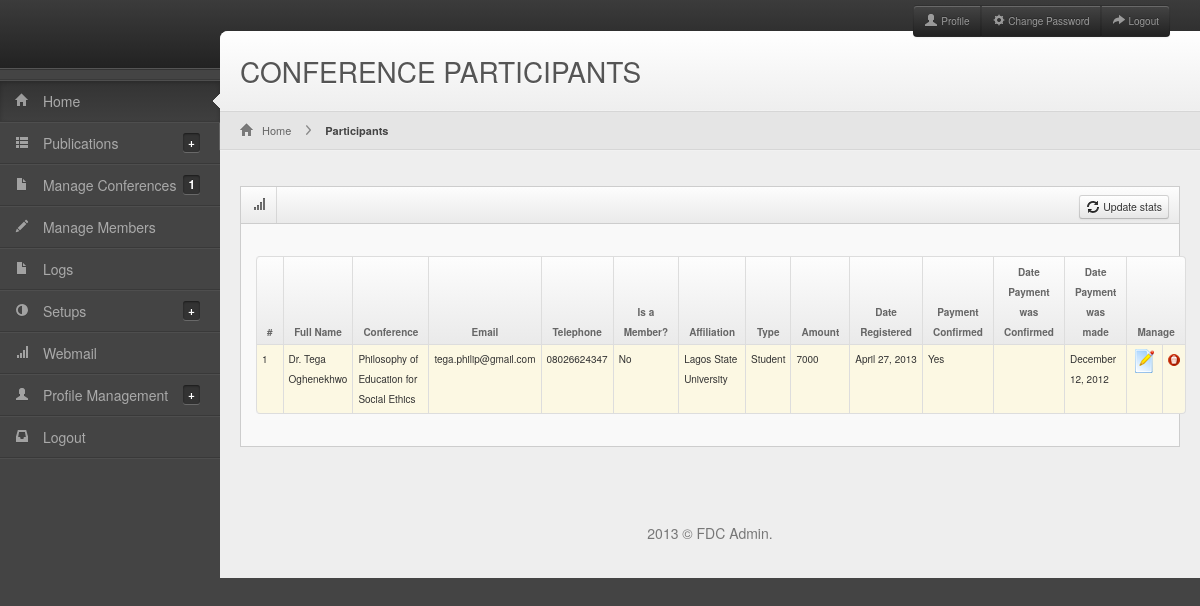
/admin/participants.php (signed in), run on the app's committed database.
### tables this page shows
CREATE TABLE IF NOT EXISTS `conference_attendance` (
  `attendee_id` int(4) NOT NULL AUTO_INCREMENT,
  `conference_id` int(4) DEFAULT NULL,
  `full_name` varchar(200) DEFAULT NULL,
  `email` varchar(100) DEFAULT NULL,
  `telephone` varchar(20) NOT NULL,
  `is_member` int(1) DEFAULT NULL,
  `affiliation_id` int(3) NOT NULL,
  `conference_registration_type_id` int(3) NOT NULL,
  `amount_paid` decimal(10,0) DEFAULT NULL,
  `payment_confirmed` int(1) NOT NULL,
  `date_registered` varchar(200) DEFAULT NULL,
  `date_payment_was_confirmed` varchar(200) DEFAULT NULL,
  `date_payment_was_made` varchar(200) DEFAULT NULL,
  PRIMARY KEY (`attendee_id`)
);

CREATE TABLE IF NOT EXISTS `conferences` (
  `conference_id` int(4) NOT NULL AUTO_INCREMENT,
  `conference_code` char(15) DEFAULT NULL,
  `conference_title` varchar(200) DEFAULT NULL,
  `start_date` varchar(20) DEFAULT NULL COMMENT 'day, month and year',
  `end_date` varchar(20) DEFAULT NULL COMMENT 'day, month and year',
  `time` varchar(20) NOT NULL,
  `logo` varchar(100) NOT NULL,
  `conference_chairman` varchar(100) NOT NULL,
  `chairman_position` varchar(100) NOT NULL,
  `venue` text,
  `amount_charged` decimal(10,0) DEFAULT NULL,
  `date_added` varchar(20) DEFAULT NULL,
  `date_updated` varchar(20) DEFAULT NULL,
  `added_by` int(3) NOT NULL,
  `current` int(1) NOT NULL,
  PRIMARY KEY (`conference_id`),
  UNIQUE KEY `conference_code` (`conference_code`)
);

CREATE TABLE IF NOT EXISTS `affiliations` (
  `affiliation_id` int(4) NOT NULL AUTO_INCREMENT,
  `affiliation_code` char(15) NOT NULL,
  `affiliation_name` varchar(200) DEFAULT NULL,
  `contact_address` text,
  `url` varchar(200) DEFAULT NULL,
  `state_id` int(2) DEFAULT NULL,
  `date_added` varchar(20) DEFAULT NULL,
  `date_updated` varchar(20) DEFAULT NULL,
  PRIMARY KEY (`affiliation_id`),
  UNIQUE KEY `affilition_code` (`affiliation_code`),
  UNIQUE KEY `affiliation_name` (`affiliation_name`)
);

CREATE TABLE IF NOT EXISTS `conference_registration_types` (
  `conference_registration_type_id` int(3) NOT NULL AUTO_INCREMENT,
  `conference_registration_type_code` char(15) NOT NULL,
  `conference_registration_type_name` varchar(200) NOT NULL,
  PRIMARY KEY (`conference_registration_type_id`),
  UNIQUE KEY `conference_registration_type_code` (`conference_registration_type_code`)
);

### classes/Database.php (called while the page is built, shortened)
<?php
class Database
{
    function  __construct()
    {
        $hostname_login = "localhost";
        $database_login = "thinkitr_fdcdb";
        $username_login = "root";
        $password_login = "";
        $this->conn = mysql_connect($hostname_login, $username_login, $password_login)
                or die(mysql_error());
    }
    public function fetchRow($query)
    {
        $res=  mysql_query($query) or die(mysql_error());
        $rs=mysql_fetch_assoc($res);
        return $rs;
    }
    public function fetchRows($query)
    {
        $rs = array();
        $res=  mysql_query($query) or die(mysql_error());
        while($row = mysql_fetch_assoc($res))
            array_push($rs,$row);
        return $rs;
    }
    public function getWhere($table,$condition=null,$order_by=null){
        $query = "SELECT * FROM $table ";
        if(count($condition)>0){
            $query.=" WHERE ";
        }
        $i=0;
        foreach ($condition as $key => $value){
            $query.=" $key = '$value' ";
        }
        if(count($order_by)>0){
            $query.=" ORDER BY ";
        }
        $i=0;
        foreach ($order_by as $key => $value){
            $query.=" $key $value ";
            $i++;
            if(count($order_by)>$i){
                $query.=",";
            }
        }
        return $this->fetchRows($query);
    }
}
?>

### classes/Utilities.php (called while the page is built, shortened)
<?php
require_once 'Database.php';
class Utilities
{
    private $db;
    public function __construct()
    {
        $this->db = new Database();
    }
    public function getDetails($table,$field,$value){
        $query = "SELECT * FROM $table WHERE $field = '$value'";
        return $this->db->fetchRow($query);
    }
    function getFriendlyDate($timeStamp){
        return date("F j,  Y",$timeStamp);
    }
}
?>

### classes/Affiliation.php (called while the page is built, shortened)
<?php
require_once 'Database.php';
require_once 'Utilities.php';
class Affiliation
{
    private $util;
    public function __construct()
    {
        $this->util = new Utilities();
    }
    public function getAffiliationDetailsByID($aff_id){
        return $this->util->getDetails(AFFILIATIONS, AFFILIATION_ID, $aff_id);
    }
}
?>

### classes/Conference.php (called while the page is built, shortened)
<?php
require_once 'Database.php';
require_once 'Utilities.php';
class Conference
{
    private $db;
    public function __construct()
    {
        $this->db = new Database();
    }
   public function getConferenceRegistrationTypeName($type_id){
       $details = $this->db->getWhere(CONFERENCE_REGISTRATION_TYPES, array(CONFERENCE_REGISTRATION_TYPE_ID=>$type_id));
       return $details[0][CONFERENCE_REGISTRATION_TYPE_NAME];
   }
}
?>

### admin/participants.php (the view, shortened to what this page needs)
<?php
require_once '../classes/Database.php';
require_once '../classes/Conference.php';
require_once '../classes/Utilities.php';
require_once '../classes/Affiliation.php';
$db = new Database();
$conference = new Conference();
$util = new Utilities();
$aff = new Affiliation();
$participants = $db->getWhere(CONFERENCE_ATTENDANCE,null,array(CONFERENCE_ID=>"ASC",FULL_NAME=>"ASC"));
?>
<!DOCTYPE html>
<html lang="en">
<head>
		<link rel="stylesheet" href="css/bootstrap.min.css" />
		<link rel="stylesheet" href="css/bootstrap-responsive.min.css" />
		<link rel="stylesheet" href="css/fullcalendar.css" />
		<link rel="stylesheet" href="css/unicorn.main.css" />
		<link rel="stylesheet" href="css/unicorn.grey.css" class="skin-color" />
	</head>
	<body>
		<?php require_once 'included_file.php';?>
		<div id="content">
	  <div id="content-header">
				<h1>CONFERENCE PARTICIPANTS</h1>
			</div>
			<div id="breadcrumb">
				<a href="#" title="Go to Home" class="tip-bottom"><i class="icon-home"></i> Home</a>
				<a href="#" class="current">Participants</a>
			</div>
			<div class="container-fluid">
			  <div class="row-fluid">
			  <div class="span12">
			    <div class="widget-box">
	    <div class="widget-title"><span class="icon"><i class="icon-signal"></i></span>
	      <h5>&nbsp;</h5><div class="buttons"><a href="#" class="btn btn-mini"><i class="icon-refresh"></i> Update stats</a></div></div>
							<div class="widget-content">
                                	 <div class="row-fluid">
              <div class="span12">
                <div class="widget">
                  <div class="widget-body">
                    <div id="dt_example" class="example_alt_pagination">
                        <table style="font-size: 10px;" class="table table-condensed table-striped table-hover table-bordered pull-left" id="data-table">
                        <thead>
                          <tr>
                            <th>#</th>
                            <th>Full Name</th>
                            <th>Conference</th>
                            <th>Email</th>
                            <th>Telephone</th>
                            <th>Is a Member?</th>
                            <th>Affiliation</th>
                            <th>Type</th>
                            <th>Amount</th>
                            <th>Date Registered</th>
                            <th>Payment Confirmed</th>
                            <th>Date Payment was Confirmed</th>
                            <th>Date Payment was made</th>
                            <th colspan="2">Manage</th>
                          </tr>
                        </thead>
                        <tbody>
                            <?php
                                $i=0;
                                foreach($participants as $con){
                             ?>
                            <tr class="<?php echo $i%2==0?"gradeX warning":"gradeC"; ?>">
                                <td><?php echo $i+1; ?></td>
                                <td><?php echo $con[FULL_NAME]; ?></td>
                                <td><?php $thisCon = $util->getDetails(CONFERENCES, CONFERENCE_ID, $con[CONFERENCE_ID]);
                                echo $thisCon[CONFERENCE_TITLE]; ?></td>
                                <td><?php echo $con[EMAIL]; ?></td>
                                <td><?php echo $con[TELEPHONE];?></td>
                                <td><?php echo $con[IS_MEMBER]=="0"?"No":"Yes";?></td>
                                <td><?php $affi =  $aff->getAffiliationDetailsByID($con[AFFILIATION_ID]);
                                echo $affi[AFFILIATION_NAME];?></td>
                                <td><?php echo $conference->getConferenceRegistrationTypeName($con[CONFERENCE_REGISTRATION_TYPE_ID]);?></td>
                                <td><?php echo $con[AMOUNT_PAID];?></td>
                                <td><?php echo $util->getFriendlyDate($con[DATE_REGISTERED]); ?></td>
                                <td><?php echo $con[PAYMENT_CONFIRMED]=="1"?"Yes":"No";?></td>
                                <td><?php if(!empty($con[DATE_PAYMENT_WAS_CONFIRMED])) echo $util->getFriendlyDate($con[DATE_PAYMENT_WAS_CONFIRMED]); ?></td>
                                <td><?php if(!empty($con[DATE_PAYMENT_WAS_MADE])) echo $util->getFriendlyDate($con[DATE_PAYMENT_WAS_MADE]); ?></td>
                                <td class="hidden-phone">
                                    <a href="editparticipant.php?id=<?php echo base64_encode($con[ATTENDEE_ID]); ?>" title="Update Details">
                                            <img src="../images/edit.png"/>
                                        </a>
                                </td>
                                <td class="hidden-phone">
                                    <a title="Delete" href="toggleconference.php?action=deleteparticipant&id=<?php echo base64_encode($con[ATTENDEE_ID]); ?>" onclick="return validateDeletion();" >
                                            <img src="../images/delete.png"/>
                                        </a>
                                </td>
                          </tr>
                            <?php
                                $i++;
                                }
                            ?>
                        </tbody>
                      </table>
                    </div>
                  </div>
                </div>
              </div>
            </div>
							</div>
						</div>
					</div>
				</div>
				<div class="row-fluid">
					<div class="span6"></div>
					<div class="span6"></div>
				</div>
				<div class="row-fluid">
					<div class="span12"></div>
				</div>
				<?php require_once 'footer.php'; ?>
			</div>
		</div>
	</body>
</html>

### admin/css/unicorn.main.css (style rules this page uses)
* { outline:none !important; -moz-outline: none !important; }
body { overflow-x: hidden; margin-top: -9px; }
#content { background: none repeat scroll 0 0 #eeeeee; margin-left: 220px; margin-right: 0; padding-bottom: 25px; position: relative; min-height: 500px; width: auto; border-top-left-radius: 8px; }
#content-header { background-image: -webkit-gradient(linear, 0 0%, 0 100%, from(#FFFFFF), to(#EEEEEE)); background-image: -webkit-linear-gradient(top, #FFFFFF 0%, #EEEEEE 100%); background-image: -moz-linear-gradient(top, #FFFFFF 0%, #EEEEEE 100%); background-image: -ms-linear-gradient(top, #FFFFFF 0%, #EEEEEE 100%); background-image: -o-linear-gradient(top, #FFFFFF 0%, #EEEEEE 100%); background-image: linear-gradient(top, #FFFFFF 0%, #EEEEEE 100%); border-top-left-radius: 8px; height: 80px; position: abslute; width: 100%; margin-top: -38px; z-index: 20; }
#content-header h1 { color: #555555; font-size: 28px; font-weight: normal; float: left; text-shadow: 0 1px 0 #ffffff; margin-left: 20px; position: absolute; }
#content-header h1, #content-header .btn-group { margin-top: 20px; }
.container-fluid .row-fluid:first-child { margin-top: 20px; }
#breadcrumb { background-color: #e5e5e5; box-shadow: 0 0 1px #ffffff; border-top: 1px solid #d6d6d6; border-bottom: 1px solid #d6d6d6; padding-left: 10px; }
#breadcrumb a { padding: 8px 20px 8px 10px; display: inline-block; background-image: url('../img/breadcrumb.png'); background-position: center right; background-repeat: no-repeat; font-size: 11px; color: #666666; }
#breadcrumb a:last-child { background-image:none; }
#breadcrumb a.current { font-weight: bold; color: #444444; }
#breadcrumb a i { margin-right: 5px; opacity: .6; }
.widget-box { background: none repeat scroll 0 0 #F9F9F9; border-top: 1px solid #CDCDCD; border-left: 1px solid #CDCDCD; border-right: 1px solid #CDCDCD; clear: both; margin-top: 16px; margin-bottom: 16px; position: relative; }
.widget-title, .modal-header, .table th, div.dataTables_wrapper .ui-widget-header { background-color: #efefef; background-image: -webkit-gradient(linear, 0 0%, 0 100%, from(#fdfdfd), to(#eaeaea)); background-image: -webkit-linear-gradient(top, #fdfdfd 0%, #eaeaea 100%); background-image: -moz-linear-gradient(top, #fdfdfd 0%, #eaeaea 100%); background-image: -ms-linear-gradient(top, #fdfdfd 0%, #eaeaea 100%); background-image: -o-linear-gradient(top, #fdfdfd 0%, #eaeaea 100%); background-image: -linear-gradient(top, #fdfdfd 0%, #eaeaea 100%); filter: progid:DXImageTransform.Microsoft.gradient( startColorstr='#fdfdfd', endColorstr='#eaeaea',GradientType=0 ); border-bottom: 1px solid #CDCDCD; height: 36px; }
.widget-title span.icon { border-right: 1px solid #cdcdcd; padding: 9px 10px 7px 11px; float: left; opacity: .7; }
.widget-title h5 { color: #666666; text-shadow: 0 1px 0 #ffffff; float: left; font-size: 12px; font-weight: bold; padding: 12px; line-height: 12px; margin: 0; }
.widget-title .buttons { float: right; margin: 8px 10px 0 0; }
.widget-content { padding: 12px 15px; border-bottom: 1px solid #cdcdcd; }
.table th { height: auto; font-size: 10px; padding: 5px 10px 2px; border-bottom: 0; text-align: center; color: #666666; }

### admin/css/unicorn.grey.css (style rules this page uses)
body { background-color: #444444; }

### data on the page
conference_attendance: full_name "Dr. Tega Oghenekhwo", conference.conference_title "Philosophy of Education for Social Ethics", email "tega.philip@gmail.com", telephone "08026624347", is_member "No", affiliation.affiliation_name "Lagos State University", conference_registration_type.conference_registration_type_name "Student", amount_paid "7000", date_registered "April 27, 2013", payment_confirmed "Yes", date_payment_was_made "December 12, 2012"

### other printed values
count($conferences) "1"
